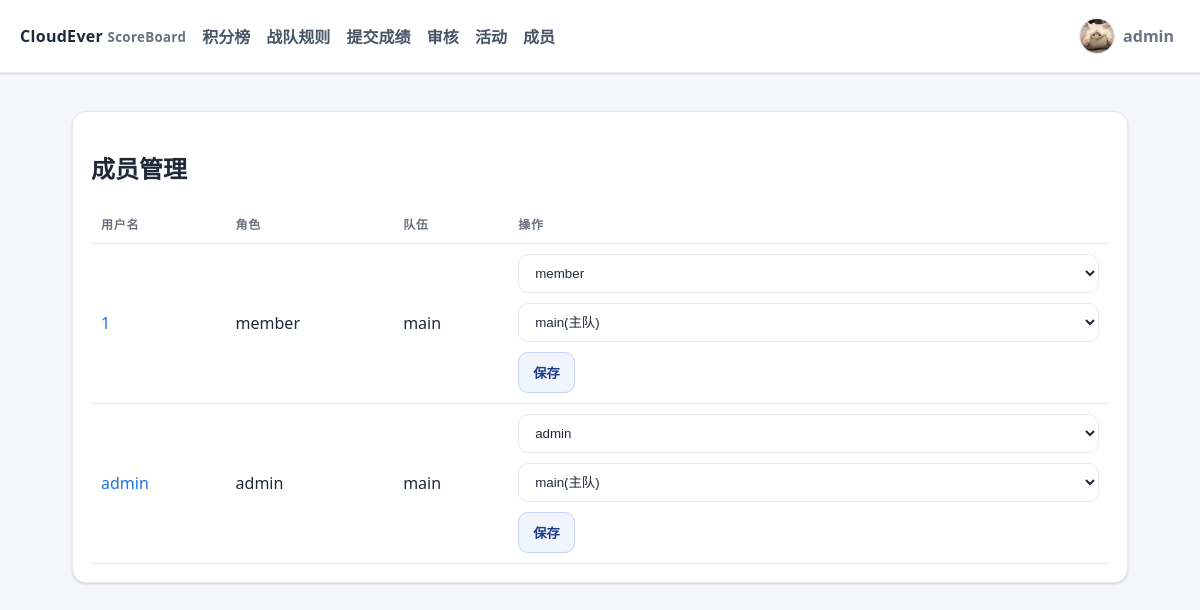
/admin/users (signed in), run on an earlier commit of the app's database.
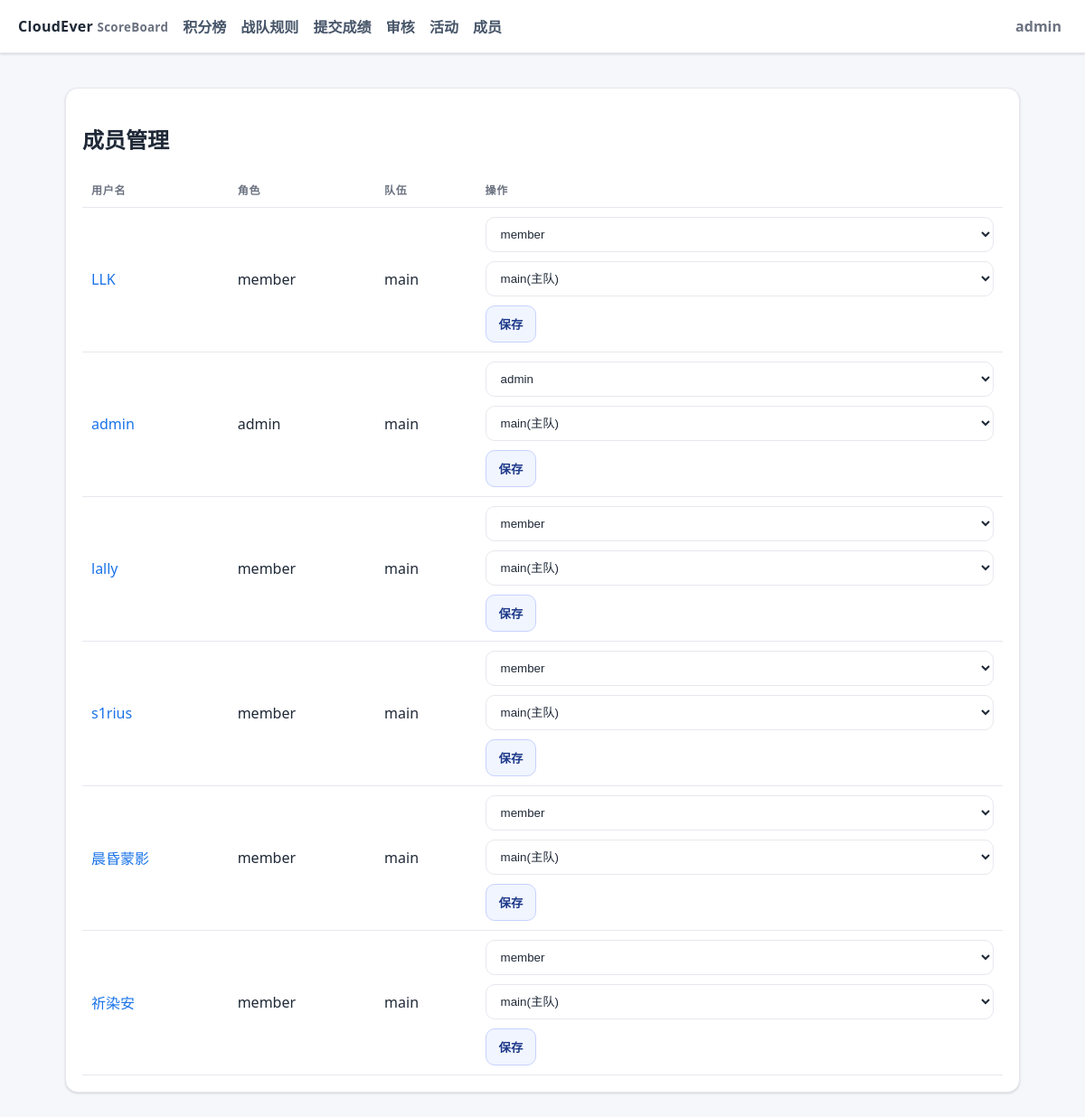
And on a later commit of the database.
### ceboard/models.py (models this page shows)
class User(Base):
    __tablename__ = "users"
    id = Column(Integer, primary_key=True)
    username = Column(String, unique=True, nullable=False)
    password_hash = Column(String, nullable=False)
    role = Column(String, default="member")  # 'admin' or 'member'
    team_type = Column(String, default="sub")  # 'main' or 'sub'
    is_active = Column(Boolean, default=True)
    avatar_filename = Column(String, nullable=True)
    submissions = relationship("Submission", back_populates="user")

### ceboard/routers/admin.py (the view)
@router.get("/admin/users", response_class=HTMLResponse)
def admin_users(request: Request, db = Depends(get_db), current_user = Depends(get_current_user)):
    require_admin(current_user)
    users = db.query(User).order_by(User.username.asc()).all()
    return render_template("admin_users.html", title="成员管理", current_user=current_user, users=users)

### templates/admin_users.html (shortened to what this page needs)
{% extends 'base.html' %}
{% block content %}
<div class="card">
  <h2>成员管理</h2>
  <table>
  <thead><tr><th>用户名</th><th>角色</th><th>队伍</th><th>操作</th></tr></thead>
    <tbody>
    {% for u in users %}
      <tr>
  <td><a href="/admin/users/{{ u.id }}">{{ u.username }}</a></td>
        <td>{{ u.role }}</td>
        <td>{{ u.team_type }}</td>
        <td>
          <form method="post" action="/admin/users/{{ u.id }}/update" class="row">
            <select name="role">
              <option value="member" {% if u.role=='member' %}selected{% endif %}>member</option>
              <option value="admin" {% if u.role=='admin' %}selected{% endif %}>admin</option>
            </select>
            <select name="team_type">
              <option value="main" {% if u.team_type=='main' %}selected{% endif %}>main(主队)</option>
            </select>
            <button class="btn secondary" type="submit">保存</button>
          </form>
        </td>
      </tr>
    {% else %}
      <tr><td colspan="4" class="muted">暂无成员</td></tr>
    {% endfor %}
    </tbody>
  </table>
</div>
{% endblock %}

### templates/base.html (shortened to what this page needs)
<!doctype html>
<html lang="zh-CN">
<head>
</head>
<body>
  <header>
    <div class="brand">CloudEver <small>ScoreBoard</small></div>
    <div class="nav">
  <a href="/">积分榜</a>
      <a href="/rules">战队规则</a>
      <a href="/submit">提交成绩</a>
      {% if current_user and current_user.role == 'admin' %}
        <a href="/admin/review">审核</a>
        <a href="/admin/events">活动</a>
        <a href="/admin/users">成员</a>
      {% endif %}
    </div>
    <div style="margin-left:auto">
      {% if current_user %}
        <div class="user-menu" id="userMenu">
          <div class="user-trigger" id="userTrigger">
            {% if avatar_url %}<img class="avatar" src="{{ avatar_url }}" alt="avatar" />{% endif %}
            <span class="muted" style="font-weight:600">{{ current_user.username }}</span>
          </div>
        </div>
      {% else %}
        <a class="btn secondary" href="/auth/login">登录</a>
        <a class="btn" style="margin-left:8px" href="/auth/register">注册</a>
      {% endif %}
    </div>
  </header>
  <div class="wrap">
    {% block content %}{% endblock %}
  </div>
</body>
</html>

### templates/base.html (style rules this page uses)
:root { --bg:#f6f7fb; --surface:#ffffff; --border:#e7e8ee; --text:#1f2937; --muted:#6b7280; --accent:#1a73e8; --accent-2:#185abc; --success:#16a34a; --warn:#e11d48; --shadow:0 1px 2px rgba(16,24,40,.06), 0 1px 3px rgba(16,24,40,.1); }
* { box-sizing:border-box }
html,body { height:100% }
body { font-family: ui-sans-serif, system-ui, -apple-system, Segoe UI, Roboto, 'Noto Sans SC', Arial; margin:0; color:var(--text); background:var(--bg); }
header { position:sticky; top:0; z-index:10; display:flex; align-items:center; gap:16px; padding:12px 20px; background:var(--surface); border-bottom:1px solid var(--border); box-shadow: var(--shadow); }
.brand { font-weight:800; letter-spacing:.3px }
.brand small { color:var(--muted); font-weight:600 }
.nav a { margin-right:12px; color:#475569; text-decoration:none; font-weight:600; padding:8px 0 }
.wrap { max-width:1100px; margin:0 auto; padding:24px 22px }
.card { position:relative; margin:14px 0; padding:18px 18px; background:var(--surface); border:1px solid var(--border); border-radius:14px; box-shadow: var(--shadow); }
.row { display:flex; gap:10px; align-items:center; flex-wrap:wrap }
.muted { color:var(--muted) }
a { color:var(--accent); text-decoration:none }
.btn { display:inline-flex; align-items:center; justify-content:center; gap:8px; background:var(--accent); color:#fff; font-weight:700; border:1px solid var(--accent-2); padding:10px 14px; border-radius:10px; cursor:pointer }
.btn.secondary { background:#f1f5ff; color:#1e3a8a; border:1px solid #c7d2fe }
input,select,textarea { width:100%; padding:10px 12px; border-radius:10px; border:1px solid var(--border); background:#fff; color:var(--text) }
table { width:100%; border-collapse:separate; border-spacing:0; background:#fff }
thead th { font-size:12px; text-transform:uppercase; letter-spacing:.06em; color:#6b7280 }
th,td { padding:10px 10px; border-bottom:1px solid var(--border); text-align:left }
.user-menu { position:relative }
.user-trigger { display:flex; align-items:center; gap:8px; padding:6px; border-radius:999px; cursor:pointer }

What changed in the data, as far as the page shows it:
changed User "admin": moves up the list
added User: username "LLK", role "member", team_type "main", team_type "main(主队)"
changed User: username "1" → "lally"
added User: username "s1rius", role "member", team_type "main", team_type "main(主队)"
added User: username "晨昏蒙影", role "member", team_type "main", team_type "main(主队)"
added User: username "祈染安", role "member", team_type "main", team_type "main(主队)"
